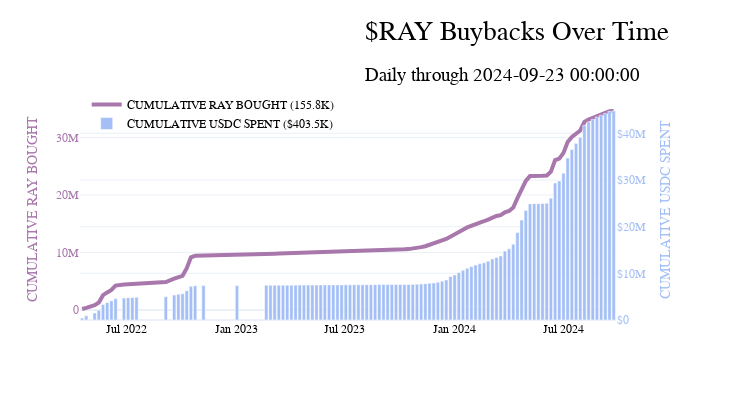

The cell this chart's notebook holds for it:
### Code cell
cm = ChartMaker(shuffle_colors=True)
cm.build(
    df = test_df1,
    axes_data=dict(y1=['cumulative_ray_bought'],
                    y2=['cumulative_usdc_spent']),
    title='$RAY Buybacks Over Time',
    chart_type={'y1':'line','y2':'bar'},
    options = {'margin':dict(t=100),'annotations':True,
                'tickprefix':{'y2':'$'},'auto_title':True,
                'show_legend':True,'legend_placement':{'x':0.01,'y':1.05}},
)
cm.add_title(
    title='$RAY Buybacks Over Time',
    subtitle=f'Daily through {test_df1.index.max()}',
    x=0.5,
    y=0.9
)
cm.add_annotations()
cm.show_fig()
cm.save_fig(save_directory='img')
